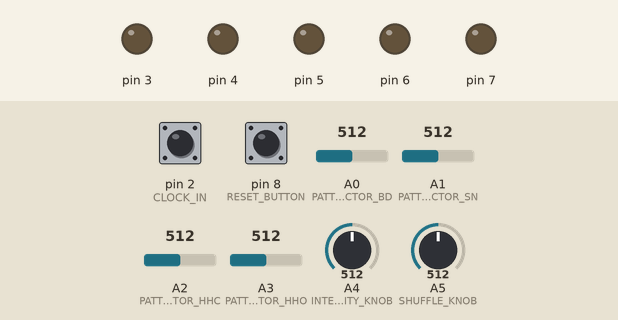
A program run on a simulated Arduino Uno, built with avr-gcc and run on an emulated ATmega328P. Parts: output pins drawn as LEDs (lit = HIGH). Dashed ring = blinking. Inputs (shaded band) come from the test bench; at power-on: pin 2 (CLOCK_IN) HIGH, pin 8 (RESET_BUTTON) HIGH, A0 (PATTERN_SELECTOR_BD) = 512, A1 (PATTERN_SELECTOR_SN) = 512, A2 (PATTERN_SELECTOR_HHC) = 512, A3 (PATTERN_SELECTOR_HHO) = 512, A4 (INTENSITY_KNOB) = 512, A5 (SHUFFLE_KNOB) = 512.

Above: at 1.8 s.
1.9 s: pin 2 (CLOCK_IN) driven LOW
At 2.3 s:
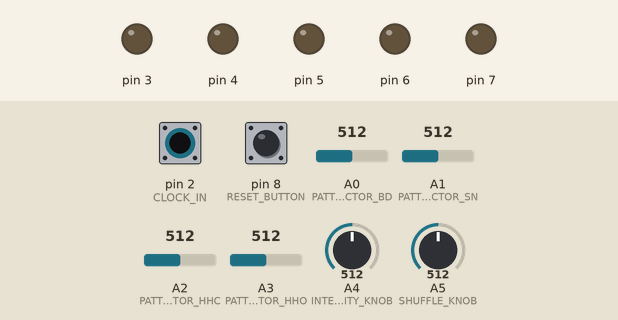
4.9 s: pin 2 (CLOCK_IN) pulsed HIGH 5 times (0.12 s each, 0.3 s apart)
At 5.7 s:
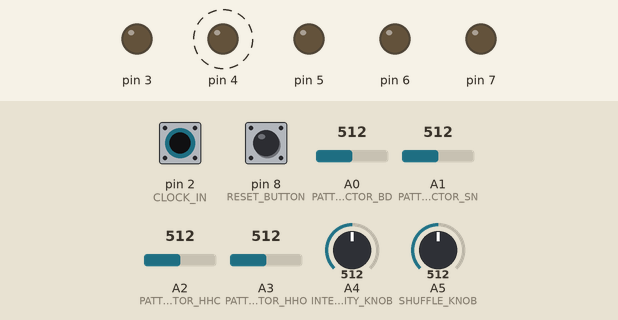
7.9 s: pin 8 (RESET_BUTTON) pulled LOW for 0.15 s
At 8.4 s:
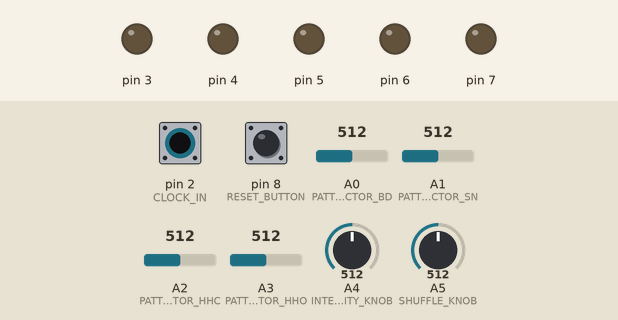
9.5 s: pin 2 (CLOCK_IN) pulsed HIGH 2 times (0.12 s each, 0.3 s apart)
At 12.93 s:
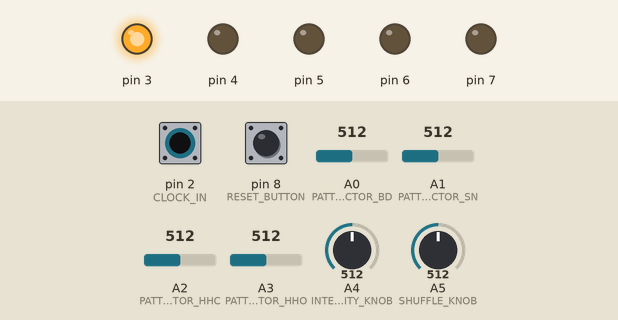
Timing chart, 0 to 13.5 s (numbered marks = the images above; inputs shaded):
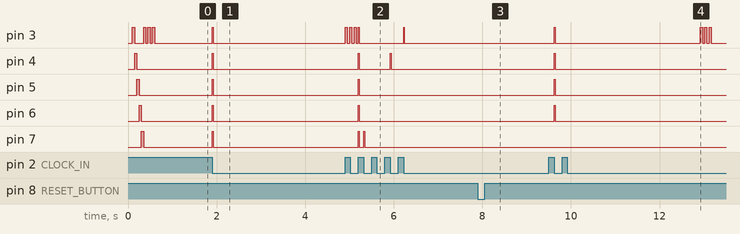

The program:

main.cpp
```cpp
/*
Shmøergh Drummer - Created by Peter Zimon
---------------------------------------------------------------
Modular synth drum module that can triggers sequences on 4 channels.
The premise of this module is that the output resembles a real drummer,
so the kick, the snare and the hihats are triggered like it would be
played by a drummer not a machine.

There are 4 output channels with 5V trigger outputs: a kick, a snare,
a closed and an open hihat, but ofc. it can be used to trigger anything.
When clock is received, a 16beat loop is going on constantly. The output
of each channel is a combination of two parameters: a fixed base pattern
and a intensity pattern that is added to the base. There are multiple base
patterns and multiple intensity patterns for each channel. Additionally
the intensity is semi-randomized, so the "fills" will never sound exactly
the same.
*/

#include <Arduino.h>
#include <math.h>
#include "patterns.h"
#include <Drummer.h>

// Pin setup
#define RESET_BUTTON 8                  // Moves sequence back to position 0
#define CLOCK_IN 2                      // Usually in 16ths
#define PATTERN_SELECTOR_BD A0          // Bass drum pattern selector
#define PATTERN_SELECTOR_SN A1          // Snare drum pattern selector
#define PATTERN_SELECTOR_HHC A2         // Hihat Closed drum pattern selector
#define PATTERN_SELECTOR_HHO A3         // Hihat Open drum pattern selector
#define INTENSITY_KNOB A4               // Well... it's the... wait for it... INTENSITY KNOB (I know right)
#define SHUFFLE_KNOB A5                 // Swing/shuffle value knob

// Constants
#define CLOCK_PULSE_LENGTH 20           // (ms) Adjust this according to the clock source pulse length
#define TRIGGER_PULSE_LENGTH 20         // (ms) How long should a trigger last
#define SHUFFLE_RESOLUTION 20           // How sensitive shuffle should be
#define AUTO_RESET_TIME 3000            // How long it should wait before autoreset
#define RESET_STEP 0b1000000000000001               // Where to start sequence after auto reset. Dealing with latency

// Handling long/short press
#define LONG_PRESS_TIME 500

// Clock
#define DOWNBEAT 0b1000100010001000

// Preset pins – Used only to trigger outputs individually. While playing the sequence the output is written directly to port D
#define CLOCK_LED 3                  // Clock (= clockIn / 4)
#define BD_OUT 4                     // Bass drum output
#define SN_OUT 5                     // Snare output
#define HHC_OUT 6                    // HiHat closed output
#define HHO_OUT 7                    // HiHat open output

// Sequencer
unsigned long pulseKeeper             = 0;                    // Variable to keep a pulse as long as it should last
volatile bool clockState    = false;
bool pulseState             = false;
bool triggerState           = false;
uint16_t currentStep        = 0b1000000000000000;   // Actual step in the sequence, stored in binary, using less memory
uint8_t currentSixteenth    = 0;
int patternBD               = 0;
int patternSN               = 0;
int patternHHC              = 0;
int patternHHO              = 0;
int noOfPatternsBD          = 0;
int noOfPatternsSN          = 0;
int noOfPatternsHHC         = 0;
int noOfPatternsHHO         = 0;
int intensity               = 0;
int currentIntensity        = 0;
int shuffleValue            = 0;                    // 0 - 50
uint16_t extraNotesBD       = 0b0000000000000000;
uint16_t extraNotesSN       = 0b0000000000000000;
uint16_t extraNotesHHC      = 0b0000000000000000;
uint16_t extraNotesHHO      = 0b0000000000000000;
uint16_t pulseLength        = 0;
unsigned long lastClock               = 0;

// Button states
int resetButtonState = LOW;
int prevResetState = LOW;
unsigned long pressedTime = 0;
unsigned long releasedTime = 0;

// Utility variables
int analogMux = 0;
int intensityMux = 0;
Drummer drummer(INTENSITY_LEVELS);

// Interrupt routine
void onClockIn() {
    clockState = true;
}

void initButtons() {
    pinMode(CLOCK_IN, INPUT);
    pinMode(RESET_BUTTON, INPUT_PULLUP);

    resetButtonState = digitalRead(RESET_BUTTON);
    prevResetState = resetButtonState;
}

void initKnobs() {
    patternBD = drummer.mapKnob(noOfPatternsBD, analogRead(PATTERN_SELECTOR_BD));
    patternSN = drummer.mapKnob(noOfPatternsSN, analogRead(PATTERN_SELECTOR_SN));
    patternHHC = drummer.mapKnob(noOfPatternsHHC, analogRead(PATTERN_SELECTOR_HHC));
    patternHHO = drummer.mapKnob(noOfPatternsHHO, analogRead(PATTERN_SELECTOR_HHO));
    intensity = drummer.mapKnob(INTENSITY_LEVELS, analogRead(INTENSITY_KNOB));
    shuffleValue = drummer.mapKnob(SHUFFLE_RESOLUTION, analogRead(SHUFFLE_KNOB));
}

void playStartupAnimation() {
    delay(100);
    drummer.trigger(CLOCK_LED);
    drummer.trigger(BD_OUT);
    drummer.trigger(SN_OUT);
    drummer.trigger(HHC_OUT);
    drummer.trigger(HHO_OUT);
}

void blinkLed(int led, int times = 1, int delayTime = 50) {
    for (int i = 0; i < times; i++) {
        drummer.trigger(led);
        delay(delayTime);
    }
}

void resetSequence(bool autoreset) {
    currentStep = RESET_STEP;
    currentSixteenth = 0;
    clockState = false;
    shuffleValue = 0;
    lastClock = millis();

    if (autoreset) {
        blinkLed(CLOCK_LED, 3, 50);
    }
}

void calculateIntensity(bool force) {
    /*
    The extra note calculator is pretty cool but very calculating heavy.
    In order to not compromise the accuracy these notes should be calculated
    only if there's a change in intensity and only if it hasn't been
    calculated for the given drum at that intensity. Also the whole thing can
    be multiplexed.
    /* -------------------------------------------------------------------- */
    if (intensity != currentIntensity || force) {
        // Add intensity one by one
        switch (intensityMux)
        {
        case 0:
            extraNotesBD = drummer.extraNotes(intensityBD[intensity], intensity);
            intensityMux++;
            break;
        case 1:
            extraNotesSN = drummer.extraNotes(intensitySN[intensity], intensity);
            intensityMux++;
            break;
        case 2:
            extraNotesHHC = drummer.extraNotes(intensityHHC[intensity], intensity);
            intensityMux++;
            break;
        case 3:
            extraNotesHHO = drummer.extraNotes(intensityHHO[intensity], intensity);
            intensityMux = 0;
            currentIntensity = intensity;
            break;
        default:
            break;
        }
    }
}

void setup() {

    // Init inputs
    initButtons();
    initKnobs();

    // Set PORTD 7, 6, 5, 4, 3 as outputs and leaves 0, 1 and 2 untouched (clock on pin 2 is already set to input)
    //             76543210
    DDRD = DDRD | B11111000;

    // Reset all outputs
    PORTD |= B00000000;

    // Listen to clock in on INT0 (digital pin 2)
    attachInterrupt(digitalPinToInterrupt(CLOCK_IN), onClockIn, FALLING);

    // Init patterns
    noOfPatternsBD  = NELEMS(seqBD);
    noOfPatternsSN  = NELEMS(seqSN);
    noOfPatternsHHC = NELEMS(seqHHC);
    noOfPatternsHHO = NELEMS(seqHHO);

    // Begin serial output
    Serial.begin(9600);

    // Bootup led parade (note: also hits triggers)
    playStartupAnimation();

    resetSequence(true);
}

void loop() {

    // Listen to external sync signals
    if (clockState && !pulseState) {

        int portDOut = B00000000;

        // Blink clock on every downbeat - on pin 3 of PORTD
        if (currentStep & uint16_t(DOWNBEAT)) {
            portDOut = portDOut | B00001000;
        }

        // Trigger bass drum - on pin 4 of PORTD
        if (currentStep & uint16_t(seqBD[patternBD]) || currentStep & extraNotesBD) {
            portDOut = portDOut | B00010000;
        }

        // Trigger snare - on pin 5 of PORTD
        if (currentStep & uint16_t(seqSN[patternSN]) || currentStep & extraNotesSN) {
            portDOut = portDOut | B00100000;
        }

        // // Trigger hihat closed - on pin 6 of PORTD
        if (currentStep & uint16_t(seqHHC[patternHHC]) || currentStep & extraNotesHHC) {
            portDOut = portDOut | B01000000;
        }

        // // Trigger hihat open - on pin 6 of PORTD
        if (currentStep & uint16_t(seqHHO[patternHHO]) || currentStep & extraNotesHHO) {
            portDOut = portDOut | B10000000;
        }

        if (shuffleValue != 0 && currentSixteenth % 2) {
            delay((drummer.shuffleDelay(float(pulseLength), float(SHUFFLE_RESOLUTION), float(shuffleValue))));
        }

        // Multiplex reading of patterns (analog outputs) so that it doesn't delay triggers
        // Basically, care only one change at a time and only at 16th notes. This also
        // avoids sudden changes.
        switch (analogMux)
        {
        case 0:
            patternBD = drummer.mapKnob(noOfPatternsBD, analogRead(PATTERN_SELECTOR_BD));
            analogMux++;
            break;
        case 1:
            patternSN = drummer.mapKnob(noOfPatternsSN, analogRead(PATTERN_SELECTOR_SN));
            analogMux++;
            break;
        case 2:
            patternHHC = drummer.mapKnob(noOfPatternsHHC, analogRead(PATTERN_SELECTOR_HHC));
            analogMux++;
            break;
        case 3:
            patternHHO = drummer.mapKnob(noOfPatternsHHO, analogRead(PATTERN_SELECTOR_HHO));
            analogMux++;
            break;
        case 4:
            intensity = drummer.mapKnob(INTENSITY_LEVELS, analogRead(INTENSITY_KNOB));
            analogMux++;
            break;
        case 5:
            shuffleValue = drummer.mapKnob(SHUFFLE_RESOLUTION, analogRead(SHUFFLE_KNOB));
            analogMux = 0;
            break;
        default:
            break;
        }

        calculateIntensity(false);

        // Update outputs
        PORTD |= portDOut;
        triggerState = true;

        // Reset steps
        currentStep >>= 1;
        if (currentStep == 0) {
            currentStep = 0b1000000000000000;
        }

        // Shuffle stuff
        currentSixteenth++;
        if (currentSixteenth >= 16) currentSixteenth = 0;
        pulseLength = millis() - pulseKeeper;

        clockState = false;
        pulseState = true;
        triggerState = true;

        pulseKeeper = millis();
        lastClock = millis();

        // I kept this here becuase previously I had problems with the millis() approach. This here worked...
        // Delay for the length of a pulse length...
        // delay(CLOCK_PULSE_LENGTH);

        // ...and reset the output
        // PORTD &= B00000011;
    }

    if (triggerState && (millis() - pulseKeeper) > TRIGGER_PULSE_LENGTH) {
        PORTD &= B00000011;
        triggerState = false;
    }

    if (pulseState && (millis() - pulseKeeper) > CLOCK_PULSE_LENGTH) {
        pulseState = false;
    }

    /*
    Reset button

    While playing
    -------------
    - when short pressed, sequence restarts from top on release
    - when long pressed rolls the dice on intensity (recalculates extra random notes)
    /* ------------------------------------------------- */
    resetButtonState = digitalRead(RESET_BUTTON);
    if  (resetButtonState != prevResetState) {
        if (resetButtonState == LOW) { // Reset button is pressed
            pressedTime = millis();
        } else { // Reset button is released
            releasedTime = millis();
            long pressedDuration = releasedTime - pressedTime;
            if (pressedDuration > LONG_PRESS_TIME) {
                calculateIntensity(true);
            } else {
                resetSequence(false);
            }
        }
        prevResetState = resetButtonState;
        delay(50);
    }


    // Autoreset after 2 seconds of clock not coming in
    if ((millis() - lastClock) > AUTO_RESET_TIME && currentStep != RESET_STEP) {
        resetSequence(true);
    }
}
```

patterns.h
```cpp
#include <Arduino.h>
#define INTENSITY_LEVELS 12

// Base patterns
uint16_t seqBD[] = {
    0b0000000000000000,

    // House / Dance / Techno
    0b1000000000000000,
    0b1000000010000000,
    0b1000100000000000,
    0b1000100000001000,
    0b1000100010001000,
    0b1000100010001001,

    // Funk
    0b1000000000100000,
    0b1000000000100001,
    0b1001000000100000,
    0b1001000000100001,
    0b1100000010000100,
    0b1101000010000101,

    // Fixed 16 step Euclidian
    // TODO: turn this into a proper Euclidian drummer
    // http://www.groovemechanics.com/euclid/
    0b1000000000000000,
    0b1000000010000000,
    0b0100001000010000,
    0b0100100100100010,
    0b1001001010010010,
    0b1001010100101010,
    0b1010101010101010,
    0b0110101011010100,
    0b1011011011011010,
    0b0111011101110110,
    0b1011110111101110,
    0b0111111101111110,
    0b0111111111111111,
    0b1111111111111111,

};

uint16_t seqSN[] = {

    // House / Dance / Techno
    0b0000000000000000,
    0b0000100000000000,
    0b0000000000001000,
    0b0000100000001000,
    0b0000100000001001,
    0b0000110000001001,
    0b0000100000001001,

    // Funk
    0b0000100000001001,
    0b0000100000000010,
    0b0001000000001000,
    0b0000001000001000,
    0b0001100000001000,
    0b0000100000001000,

    // Euclidian
    0b1000000000000000,
    0b1000000010000000,
    0b0100001000010000,
    0b0100100100100010,
    0b1001001010010010,
    0b1001010100101010,
    0b1010101010101010,
    0b0110101011010100,
    0b1011011011011010,
    0b0111011101110110,
    0b1011110111101110,
    0b0111111101111110,
    0b0111111111111111,
    0b1111111111111111,
};

uint16_t seqHHC[] = {

    // Generic
    0b0000000000000000,
    0b1000000010000000,
    0b1000100010001000,
    0b0010001000100010,
    0b1010001010100010,
    0b1010101000101010,
    0b0010101010101010,

    // Funk
    0b1011101110111011,
    0b1101110111011101,
    0b1001100110011101,
    0b1101100110111101,
    0b1101110110101001,

    // Euclidian
    0b1000000000000000,
    0b1000000010000000,
    0b0100001000010000,
    0b0100100100100010,
    0b1001001010010010,
    0b1001010100101010,
    0b1010101010101010,
    0b0110101011010100,
    0b1011011011011010,
    0b0111011101110110,
    0b1011110111101110,
    0b0111111101111110,
    0b0111111111111111,
    0b1111111111111111
};

uint16_t seqHHO[] = {
    0b0000000000000000,
    0b1000000000000000,
    0b0100000000000000,
    0b0010000000000000,
    0b0001000000000000,
    0b0000100000000000,
    0b0000010000000000,
    0b0000001000000000,
    0b0000000100000000,
    0b0000000010000000,
    0b0000000001000000,
    0b0000000000100000,
    0b0000000000010000,
    0b0000000000001000,
    0b0000000000000100,
    0b0000000000000010,
    0b0000000000000001
};

/* Intensity
/*
/* It works in a way that more and more notes are added to the
/* sequence. The first 3 values only add bass drum, from 3-6
/* snare is added, from 6-9 HHC and from 9-12 HHO.
/* --------------------------------------------------------- */
uint16_t intensityBD[INTENSITY_LEVELS] = {
    0b0000000000000000,
    0b0001000000000001,
    0b0001000100000001,

    0b0001000100000001,
    0b0001001100000001,
    0b0001001100000101,

    0b0001001100000101,
    0b0001001010000101,
    0b0001001001100101,

    0b0001001001100101,
    0b0101001001100101,
    0b0100001001100101
};

uint16_t intensitySN[INTENSITY_LEVELS] = {
    0b0000000000000000,
    0b0000000000000000,
    0b0000000000000100,

    0b0000000000000101,
    0b0000000000000100,
    0b0000000000000001,

    0b0000001001000000,
    0b0100001001000000,
    0b0100001001000001,

    0b0100001001000001,
    0b0100001001000101,
    0b0100101001000101
};

uint16_t intensityHHC[INTENSITY_LEVELS] = {
    0b0000000000000000,
    0b0000000000000000,
    0b0000000000000000,

    0b0100001000000000,
    0b0100000010000000,
    0b0100000100010100,

    0b0110001010100100,
    0b0110101010100101,
    0b0110101110100111,

    0b1111111111111111,
    0b1111111111111111,
    0b1111111111111111
};

uint16_t intensityHHO[INTENSITY_LEVELS] = {
    0b0000000000000000,
    0b0000000000000000,
    0b0000000000000000,

    0b0000000000000000,
    0b0000000000000000,
    0b0000000000000000,

    0b0000000000000000,
    0b0000000000000000,
    0b0000001000000000,

    0b0000000010000000,
    0b0000100010000000,
    0b0000000000100000
};
```

Measured:
- after the input at 1.9 s, pin 3–7: LOW → HIGH at once, → LOW 0.02 s later
- after the input at 4.9 s, pin 4: alternates HIGH for 0.02 s and LOW for 0.70 s, 4 changes in all, then stays LOW, starting after 0.30 s; pin 5, pin 6: LOW → HIGH after 0.30 s, → LOW 0.02 s later; pin 7: alternates HIGH for 0.02 s and LOW for 0.10 s, 4 changes in all, then stays LOW, starting after 0.30 s
- after the input at 7.9 s, pin 3: stops changing and stays LOW
- after the input at 9.5 s, pin 4–6: LOW → HIGH after 0.12 s, → LOW 0.02 s later
